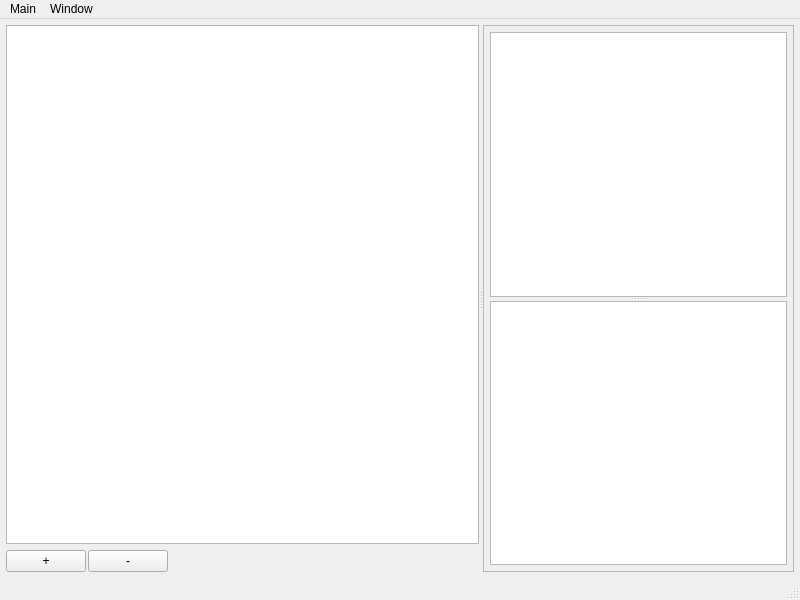
<?xml version="1.0" encoding="UTF-8"?>
<ui version="4.0">
 <class>ExpenseManagerMain</class>
 <widget class="QMainWindow" name="ExpenseManagerMain">
  <property name="geometry">
   <rect>
    <x>0</x>
    <y>0</y>
    <width>800</width>
    <height>600</height>
   </rect>
  </property>
  <property name="windowTitle">
   <string>ExpenseManager</string>
  </property>
  <widget class="QWidget" name="centralwidget">
   <layout class="QVBoxLayout" name="verticalLayout_3">
    <property name="spacing">
     <number>2</number>
    </property>
    <property name="leftMargin">
     <number>6</number>
    </property>
    <property name="topMargin">
     <number>6</number>
    </property>
    <property name="rightMargin">
     <number>6</number>
    </property>
    <property name="bottomMargin">
     <number>6</number>
    </property>
    <item>
     <widget class="QSplitter" name="eoSplitter">
      <property name="orientation">
       <enum>Qt::Horizontal</enum>
      </property>
      <widget class="QWidget" name="layoutWidget">
       <layout class="QVBoxLayout" name="expensesLayout">
        <property name="spacing">
         <number>6</number>
        </property>
        <item>
         <widget class="QTreeView" name="expensesTreeView"/>
        </item>
        <item>
         <layout class="QHBoxLayout" name="addOrRemoveLayout">
          <property name="spacing">
           <number>2</number>
          </property>
          <item>
           <widget class="QPushButton" name="addExpenseButton">
            <property name="text">
             <string>+</string>
            </property>
           </widget>
          </item>
          <item>
           <widget class="QPushButton" name="removeExpenseButton">
            <property name="text">
             <string>-</string>
            </property>
           </widget>
          </item>
          <item>
           <spacer name="addOrRemoveSpacer">
            <property name="orientation">
             <enum>Qt::Horizontal</enum>
            </property>
            <property name="sizeHint" stdset="0">
             <size>
              <width>248</width>
              <height>20</height>
             </size>
            </property>
           </spacer>
          </item>
         </layout>
        </item>
       </layout>
      </widget>
      <widget class="QFrame" name="overviewFrame">
       <property name="frameShape">
        <enum>QFrame::StyledPanel</enum>
       </property>
       <property name="frameShadow">
        <enum>QFrame::Sunken</enum>
       </property>
       <layout class="QVBoxLayout" name="verticalLayout_2">
        <property name="spacing">
         <number>2</number>
        </property>
        <property name="leftMargin">
         <number>6</number>
        </property>
        <property name="topMargin">
         <number>6</number>
        </property>
        <property name="rightMargin">
         <number>6</number>
        </property>
        <property name="bottomMargin">
         <number>6</number>
        </property>
        <item>
         <widget class="QSplitter" name="overviewSplitter">
          <property name="orientation">
           <enum>Qt::Vertical</enum>
          </property>
          <widget class="QTableView" name="expenseSummaryTableView"/>
          <widget class="QTableView" name="transactionSummaryTableView"/>
         </widget>
        </item>
       </layout>
      </widget>
     </widget>
    </item>
   </layout>
  </widget>
  <widget class="QMenuBar" name="menubar">
   <property name="geometry">
    <rect>
     <x>0</x>
     <y>0</y>
     <width>800</width>
     <height>24</height>
    </rect>
   </property>
   <widget class="QMenu" name="menuMain">
    <property name="title">
     <string>Main</string>
    </property>
    <addaction name="actionNew_profile"/>
    <addaction name="actionOpen_profile"/>
    <addaction name="actionDelete_profile_2"/>
    <addaction name="actionClose_profile"/>
    <addaction name="separator"/>
    <addaction name="actionAdd_income_source"/>
    <addaction name="actionAdd_payment_method"/>
    <addaction name="separator"/>
    <addaction name="actionImport_transactions"/>
   </widget>
   <widget class="QMenu" name="menuWindow">
    <property name="title">
     <string>Window</string>
    </property>
    <addaction name="actionIncome_sources"/>
    <addaction name="actionPayment_methods"/>
    <addaction name="actionTransactions"/>
    <addaction name="actionDebts"/>
   </widget>
   <addaction name="menuMain"/>
   <addaction name="menuWindow"/>
  </widget>
  <widget class="QStatusBar" name="statusbar"/>
  <action name="actionNew_profile">
   <property name="text">
    <string>New profile...</string>
   </property>
  </action>
  <action name="actionOpen_profile">
   <property name="text">
    <string>Open profile...</string>
   </property>
  </action>
  <action name="actionDelete_profile">
   <property name="text">
    <string>Delete profile...</string>
   </property>
  </action>
  <action name="actionDelete_profile_2">
   <property name="text">
    <string>Delete profile...</string>
   </property>
  </action>
  <action name="actionClose_profile">
   <property name="text">
    <string>Close profile...</string>
   </property>
  </action>
  <action name="actionAdd_income_source">
   <property name="text">
    <string>Add income source...</string>
   </property>
  </action>
  <action name="actionAdd_payment_type">
   <property name="text">
    <string>Add payment type...</string>
   </property>
  </action>
  <action name="actionAdd_payment_method">
   <property name="text">
    <string>Add payment method...</string>
   </property>
  </action>
  <action name="actionImport_transactions">
   <property name="text">
    <string>Import transactions...</string>
   </property>
  </action>
  <action name="actionIncome_sources">
   <property name="text">
    <string>Income sources</string>
   </property>
  </action>
  <action name="actionPayment_methods">
   <property name="text">
    <string>Payment methods</string>
   </property>
  </action>
  <action name="actionTransactions">
   <property name="text">
    <string>Transactions</string>
   </property>
  </action>
  <action name="actionDebts">
   <property name="text">
    <string>Debts</string>
   </property>
  </action>
 </widget>
 <resources/>
 <connections/>
</ui>
